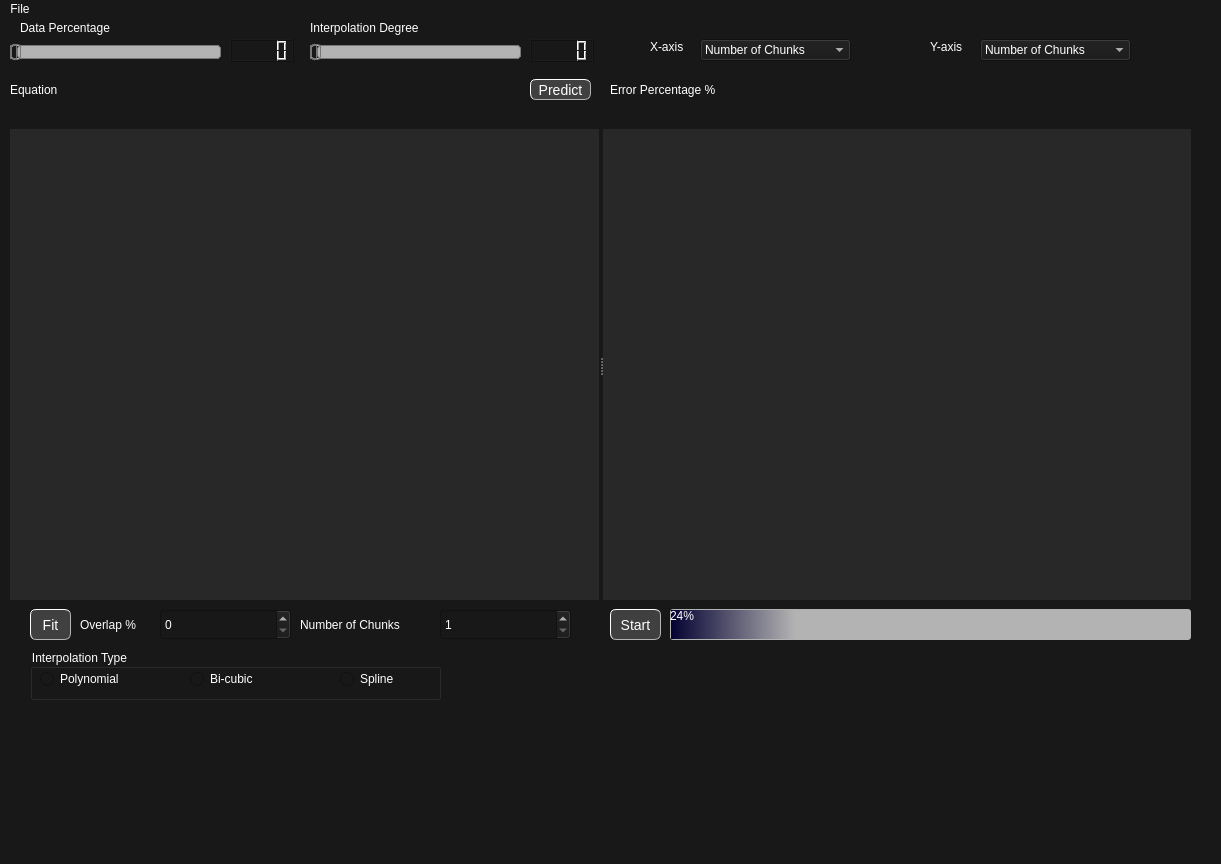
<?xml version="1.0" encoding="UTF-8"?>
<ui version="4.0">
 <class>MainWindow</class>
 <widget class="QMainWindow" name="MainWindow">
  <property name="geometry">
   <rect>
    <x>0</x>
    <y>0</y>
    <width>1221</width>
    <height>864</height>
   </rect>
  </property>
  <property name="windowTitle">
   <string>MainWindow</string>
  </property>
  <property name="styleSheet">
   <string notr="true">background-color: rgb(24, 24, 24);
color: rgb(255, 255, 255);</string>
  </property>
  <widget class="QWidget" name="centralwidget">
   <widget class="QLabel" name="equation_label">
    <property name="geometry">
     <rect>
      <x>10</x>
      <y>60</y>
      <width>511</width>
      <height>21</height>
     </rect>
    </property>
    <property name="font">
     <font>
      <pointsize>9</pointsize>
     </font>
    </property>
    <property name="text">
     <string>Equation</string>
    </property>
   </widget>
   <widget class="QSlider" name="degree_slider">
    <property name="geometry">
     <rect>
      <x>310</x>
      <y>20</y>
      <width>211</width>
      <height>27</height>
     </rect>
    </property>
    <property name="mouseTracking">
     <bool>false</bool>
    </property>
    <property name="styleSheet">
     <string notr="true">QSlider::groove:horizontal {
border: 1px solid #bbb;

height: 12px;
border-radius: 4px;
}

QSlider::sub-page:horizontal {
border: 1px solid #777;
height: 10px;
border-radius: 4px;
}

QSlider::add-page:horizontal {
background: rgb(179, 179, 179);
border: 1px solid #777;
height: 10px;
border-radius: 4px;
}

QSlider::handle:horizontal {
background: qlineargradient(x1:0, y1:0, x2:1, y2:1,
    stop:0 rgb(24, 24, 24), stop:1 rgb(64, 64, 64));
border: 1px solid #777;
width: 8px;
margin-top: -2px;
margin-bottom: -2px;
border-radius: 3px;
}

</string>
    </property>
    <property name="minimum">
     <number>1</number>
    </property>
    <property name="maximum">
     <number>10</number>
    </property>
    <property name="pageStep">
     <number>1</number>
    </property>
    <property name="orientation">
     <enum>Qt::Horizontal</enum>
    </property>
    <property name="tickPosition">
     <enum>QSlider::TicksBelow</enum>
    </property>
    <property name="tickInterval">
     <number>1</number>
    </property>
   </widget>
   <widget class="QLabel" name="degree_label">
    <property name="geometry">
     <rect>
      <x>310</x>
      <y>0</y>
      <width>133</width>
      <height>18</height>
     </rect>
    </property>
    <property name="font">
     <font>
      <pointsize>9</pointsize>
     </font>
    </property>
    <property name="styleSheet">
     <string notr="true"/>
    </property>
    <property name="text">
     <string>Interpolation Degree</string>
    </property>
   </widget>
   <widget class="QLabel" name="percentage_label">
    <property name="geometry">
     <rect>
      <x>20</x>
      <y>0</y>
      <width>114</width>
      <height>18</height>
     </rect>
    </property>
    <property name="font">
     <font>
      <pointsize>9</pointsize>
     </font>
    </property>
    <property name="styleSheet">
     <string notr="true"/>
    </property>
    <property name="text">
     <string>Data Percentage </string>
    </property>
   </widget>
   <widget class="QPushButton" name="start_button">
    <property name="geometry">
     <rect>
      <x>610</x>
      <y>590</y>
      <width>51</width>
      <height>31</height>
     </rect>
    </property>
    <property name="font">
     <font>
      <pointsize>-1</pointsize>
      <weight>50</weight>
      <italic>false</italic>
      <bold>false</bold>
     </font>
    </property>
    <property name="styleSheet">
     <string notr="true">QPushButton {
    background-color: rgb(64, 64, 64);
    border-style: outset;
    border-width: 1px;
    border-radius: 6px;
    border-color: rgb(179, 179, 179);
    font: 14px;
    min-width: 2em;
    padding: 1px;
}
QPushButton:pressed {
    background-color: rgb(64, 64, 64);
    border-style: inset;
}</string>
    </property>
    <property name="text">
     <string>Start</string>
    </property>
   </widget>
   <widget class="QLabel" name="num_chunks_label">
    <property name="geometry">
     <rect>
      <x>300</x>
      <y>590</y>
      <width>131</width>
      <height>31</height>
     </rect>
    </property>
    <property name="font">
     <font>
      <pointsize>9</pointsize>
     </font>
    </property>
    <property name="text">
     <string>Number of Chunks</string>
    </property>
   </widget>
   <widget class="QSpinBox" name="num_chunks_input">
    <property name="geometry">
     <rect>
      <x>440</x>
      <y>590</y>
      <width>131</width>
      <height>31</height>
     </rect>
    </property>
    <property name="minimum">
     <number>1</number>
    </property>
    <property name="maximum">
     <number>20</number>
    </property>
   </widget>
   <widget class="QProgressBar" name="progress_bar">
    <property name="geometry">
     <rect>
      <x>670</x>
      <y>590</y>
      <width>521</width>
      <height>31</height>
     </rect>
    </property>
    <property name="minimumSize">
     <size>
      <width>0</width>
      <height>21</height>
     </size>
    </property>
    <property name="styleSheet">
     <string notr="true">QProgressBar:horizontal {
border: 1px ;
border-color: rgb(179, 179, 179);
border-radius: 3px;
background: rgb(179, 179, 179);
padding: 1px;
}
QProgressBar::chunk:horizontal {
background: qlineargradient(x1: 0, y1: 0.5, x2: 1, y2: 0.5, stop: 0 rgb(4, 1, 50), stop: 1 rgb(179, 179, 179));
}

</string>
    </property>
    <property name="value">
     <number>24</number>
    </property>
   </widget>
   <widget class="QLabel" name="y_axis_label">
    <property name="geometry">
     <rect>
      <x>930</x>
      <y>20</y>
      <width>55</width>
      <height>16</height>
     </rect>
    </property>
    <property name="font">
     <font>
      <pointsize>9</pointsize>
     </font>
    </property>
    <property name="text">
     <string>Y-axis</string>
    </property>
   </widget>
   <widget class="QPushButton" name="fit_button">
    <property name="geometry">
     <rect>
      <x>30</x>
      <y>590</y>
      <width>41</width>
      <height>31</height>
     </rect>
    </property>
    <property name="font">
     <font>
      <pointsize>-1</pointsize>
      <weight>50</weight>
      <italic>false</italic>
      <bold>false</bold>
     </font>
    </property>
    <property name="styleSheet">
     <string notr="true">QPushButton {
    background-color: rgb(64, 64, 64);
    border-style: outset;
    border-width: 1px;
    border-radius: 6px;
    border-color: rgb(179, 179, 179);
    font: 14px;
    min-width: 2em;
    padding: 1px;
}
QPushButton:pressed {
    background-color: rgb(64, 64, 64);
    border-style: inset;
}</string>
    </property>
    <property name="text">
     <string>Fit</string>
    </property>
   </widget>
   <widget class="QSpinBox" name="overlap_input">
    <property name="geometry">
     <rect>
      <x>160</x>
      <y>590</y>
      <width>131</width>
      <height>31</height>
     </rect>
    </property>
    <property name="maximum">
     <number>25</number>
    </property>
    <property name="singleStep">
     <number>1</number>
    </property>
   </widget>
   <widget class="QLabel" name="overlap_label">
    <property name="geometry">
     <rect>
      <x>80</x>
      <y>590</y>
      <width>71</width>
      <height>31</height>
     </rect>
    </property>
    <property name="font">
     <font>
      <pointsize>9</pointsize>
     </font>
    </property>
    <property name="text">
     <string>Overlap %</string>
    </property>
   </widget>
   <widget class="QSplitter" name="splitter">
    <property name="geometry">
     <rect>
      <x>10</x>
      <y>110</y>
      <width>1181</width>
      <height>471</height>
     </rect>
    </property>
    <property name="orientation">
     <enum>Qt::Horizontal</enum>
    </property>
    <widget class="PlotWidget" name="plot_widget" native="true">
     <property name="minimumSize">
      <size>
       <width>588</width>
       <height>470</height>
      </size>
     </property>
     <property name="styleSheet">
      <string notr="true">background-color: rgb(40, 40, 40);</string>
     </property>
    </widget>
    <widget class="PlotWidget" name="error_map" native="true">
     <property name="minimumSize">
      <size>
       <width>588</width>
       <height>470</height>
      </size>
     </property>
     <property name="styleSheet">
      <string notr="true">background-color: rgb(40, 40, 40);</string>
     </property>
    </widget>
   </widget>
   <widget class="QSlider" name="percentage_slider">
    <property name="geometry">
     <rect>
      <x>10</x>
      <y>20</y>
      <width>211</width>
      <height>27</height>
     </rect>
    </property>
    <property name="mouseTracking">
     <bool>false</bool>
    </property>
    <property name="styleSheet">
     <string notr="true">QSlider::groove:horizontal {
border: 1px solid #bbb;

height: 12px;
border-radius: 4px;
}

QSlider::sub-page:horizontal {
border: 1px solid #777;
height: 10px;
border-radius: 4px;
}

QSlider::add-page:horizontal {
background: rgb(179, 179, 179);
border: 1px solid #777;
height: 10px;
border-radius: 4px;
}

QSlider::handle:horizontal {
background: qlineargradient(x1:0, y1:0, x2:1, y2:1,
    stop:0 rgb(24, 24, 24), stop:1 rgb(64, 64, 64));
border: 1px solid #777;
width: 8px;
margin-top: -2px;
margin-bottom: -2px;
border-radius: 3px;
}

</string>
    </property>
    <property name="minimum">
     <number>1</number>
    </property>
    <property name="maximum">
     <number>100</number>
    </property>
    <property name="pageStep">
     <number>1</number>
    </property>
    <property name="orientation">
     <enum>Qt::Horizontal</enum>
    </property>
    <property name="tickPosition">
     <enum>QSlider::TicksBelow</enum>
    </property>
    <property name="tickInterval">
     <number>1</number>
    </property>
   </widget>
   <widget class="QLCDNumber" name="percentage_display">
    <property name="geometry">
     <rect>
      <x>230</x>
      <y>20</y>
      <width>64</width>
      <height>23</height>
     </rect>
    </property>
    <property name="font">
     <font>
      <pointsize>9</pointsize>
     </font>
    </property>
   </widget>
   <widget class="QLabel" name="error_label">
    <property name="geometry">
     <rect>
      <x>610</x>
      <y>60</y>
      <width>561</width>
      <height>21</height>
     </rect>
    </property>
    <property name="font">
     <font>
      <pointsize>9</pointsize>
     </font>
    </property>
    <property name="text">
     <string>Error Percentage %</string>
    </property>
   </widget>
   <widget class="QLabel" name="x_axis_label">
    <property name="geometry">
     <rect>
      <x>650</x>
      <y>20</y>
      <width>55</width>
      <height>16</height>
     </rect>
    </property>
    <property name="font">
     <font>
      <pointsize>9</pointsize>
     </font>
    </property>
    <property name="text">
     <string>X-axis</string>
    </property>
   </widget>
   <widget class="QComboBox" name="x_dropdown">
    <property name="geometry">
     <rect>
      <x>700</x>
      <y>20</y>
      <width>151</width>
      <height>22</height>
     </rect>
    </property>
    <item>
     <property name="text">
      <string>Number of Chunks</string>
     </property>
    </item>
    <item>
     <property name="text">
      <string>Polynomial Order</string>
     </property>
    </item>
    <item>
     <property name="text">
      <string>Overlap</string>
     </property>
    </item>
   </widget>
   <widget class="QComboBox" name="y_dropdown">
    <property name="geometry">
     <rect>
      <x>980</x>
      <y>20</y>
      <width>151</width>
      <height>22</height>
     </rect>
    </property>
    <item>
     <property name="text">
      <string>Number of Chunks</string>
     </property>
    </item>
    <item>
     <property name="text">
      <string>Polynomial Order</string>
     </property>
    </item>
    <item>
     <property name="text">
      <string>Overlap</string>
     </property>
    </item>
   </widget>
   <widget class="QLCDNumber" name="percentage_display_2">
    <property name="geometry">
     <rect>
      <x>530</x>
      <y>20</y>
      <width>64</width>
      <height>23</height>
     </rect>
    </property>
    <property name="font">
     <font>
      <pointsize>9</pointsize>
     </font>
    </property>
   </widget>
   <widget class="QGroupBox" name="interpolation_type_groupbox">
    <property name="geometry">
     <rect>
      <x>30</x>
      <y>630</y>
      <width>411</width>
      <height>51</height>
     </rect>
    </property>
    <property name="title">
     <string>Interpolation Type</string>
    </property>
    <widget class="QRadioButton" name="poly_button">
     <property name="geometry">
      <rect>
       <x>10</x>
       <y>20</y>
       <width>95</width>
       <height>20</height>
      </rect>
     </property>
     <property name="text">
      <string>Polynomial</string>
     </property>
    </widget>
    <widget class="QRadioButton" name="cubic_button">
     <property name="geometry">
      <rect>
       <x>160</x>
       <y>20</y>
       <width>95</width>
       <height>20</height>
      </rect>
     </property>
     <property name="text">
      <string>Bi-cubic</string>
     </property>
    </widget>
    <widget class="QRadioButton" name="spline_button">
     <property name="geometry">
      <rect>
       <x>310</x>
       <y>20</y>
       <width>95</width>
       <height>20</height>
      </rect>
     </property>
     <property name="text">
      <string>Spline</string>
     </property>
    </widget>
   </widget>
   <widget class="QPushButton" name="predict_button">
    <property name="geometry">
     <rect>
      <x>530</x>
      <y>60</y>
      <width>61</width>
      <height>21</height>
     </rect>
    </property>
    <property name="styleSheet">
     <string notr="true">QPushButton {
    background-color: rgb(64, 64, 64);
    border-style: outset;
    border-width: 1px;
    border-radius: 6px;
    border-color: rgb(179, 179, 179);
    font: 14px;
    min-width: 2em;
    padding: 1px;
}
QPushButton:pressed {
    background-color: rgb(64, 64, 64);
    border-style: inset;
}</string>
    </property>
    <property name="text">
     <string>Predict</string>
    </property>
   </widget>
  </widget>
  <widget class="QMenuBar" name="menubar">
   <property name="geometry">
    <rect>
     <x>0</x>
     <y>0</y>
     <width>1221</width>
     <height>26</height>
    </rect>
   </property>
   <widget class="QMenu" name="menuFile">
    <property name="title">
     <string>File</string>
    </property>
    <addaction name="action_open"/>
   </widget>
   <addaction name="menuFile"/>
  </widget>
  <widget class="QStatusBar" name="statusbar"/>
  <action name="action_open">
   <property name="text">
    <string>Open</string>
   </property>
  </action>
 </widget>
 <customwidgets>
  <customwidget>
   <class>PlotWidget</class>
   <extends>QWidget</extends>
   <header location="global">pyqtgraph.h</header>
   <container>1</container>
  </customwidget>
 </customwidgets>
 <resources/>
 <connections/>
</ui>
